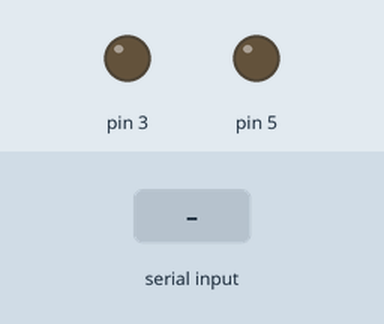
A sketch run on a simulated Arduino Uno, built with avr-gcc and run on an emulated ATmega328P. Shown: output pins drawn as LEDs (lit = HIGH). The test bench sets the inputs (shaded band). What the sketch prints to the serial monitor is not drawn.

Above: at 1.2 s.
1.3 s: "90,45\n" received over Serial
At 1.9 s:
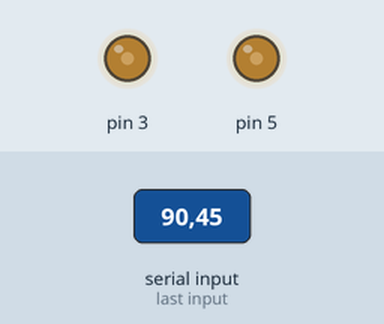
2.8 s: "30,150\n" received over Serial
At 4.0 s:
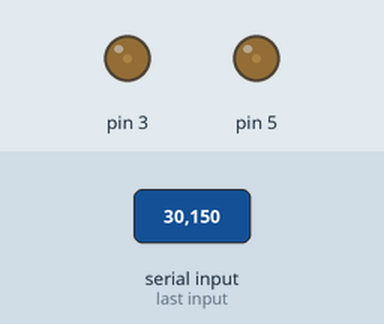
4.3 s: "200\n" received over Serial
At 5.4 s:
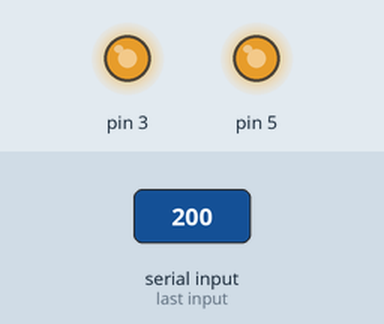
5.8 s: "90\n" received over Serial
At 6.5 s:
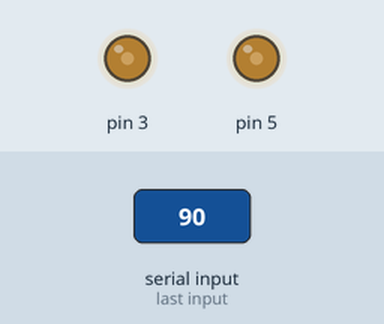
Timing chart, 0 to 8.3 s (numbered marks = the images above; inputs shaded):
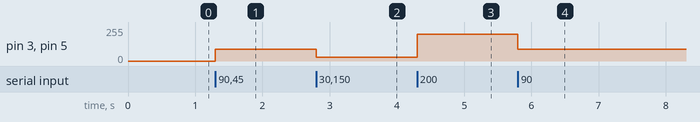

The sketch:

motordriver_ino.ino
```cpp
void setup() {

   Serial.begin(115200);
  pinMode(4, INPUT);
  pinMode(8 , INPUT);
  analogWrite(3,0);  // full duty cycle pwm pulse
  analogWrite(5,0);  // full duty cycle pwm pulse
  digitalWrite(4,HIGH);
  digitalWrite(8,HIGH);
}
void loop() {
  if (Serial.available() > 0) {
    String data = Serial.readStringUntil('\n');
    int n = data.indexOf('#');
    int m = data.lastIndexOf('#');
    int leftMtr = data.substring(0, n).toInt();
    int rightMtr = data.substring(n+1, m).toInt();
    //Serial.print(data1);
    //Serial.print(data2);
    Serial.print('R');

  analogWrite(3,leftMtr);  // full duty cycle pwm pulse
  analogWrite(5,rightMtr);
  }

}
```

Measured:
- after the input at 1.3 s, pin 3, pin 5: 0/255 → 90/255 at once
- after the input at 2.8 s, pin 3, pin 5: 90/255 → 30/255 at once
- after the input at 4.3 s, pin 3, pin 5: 30/255 → 200/255 at once
- after the input at 5.8 s, pin 3, pin 5: 200/255 → 90/255 at once
